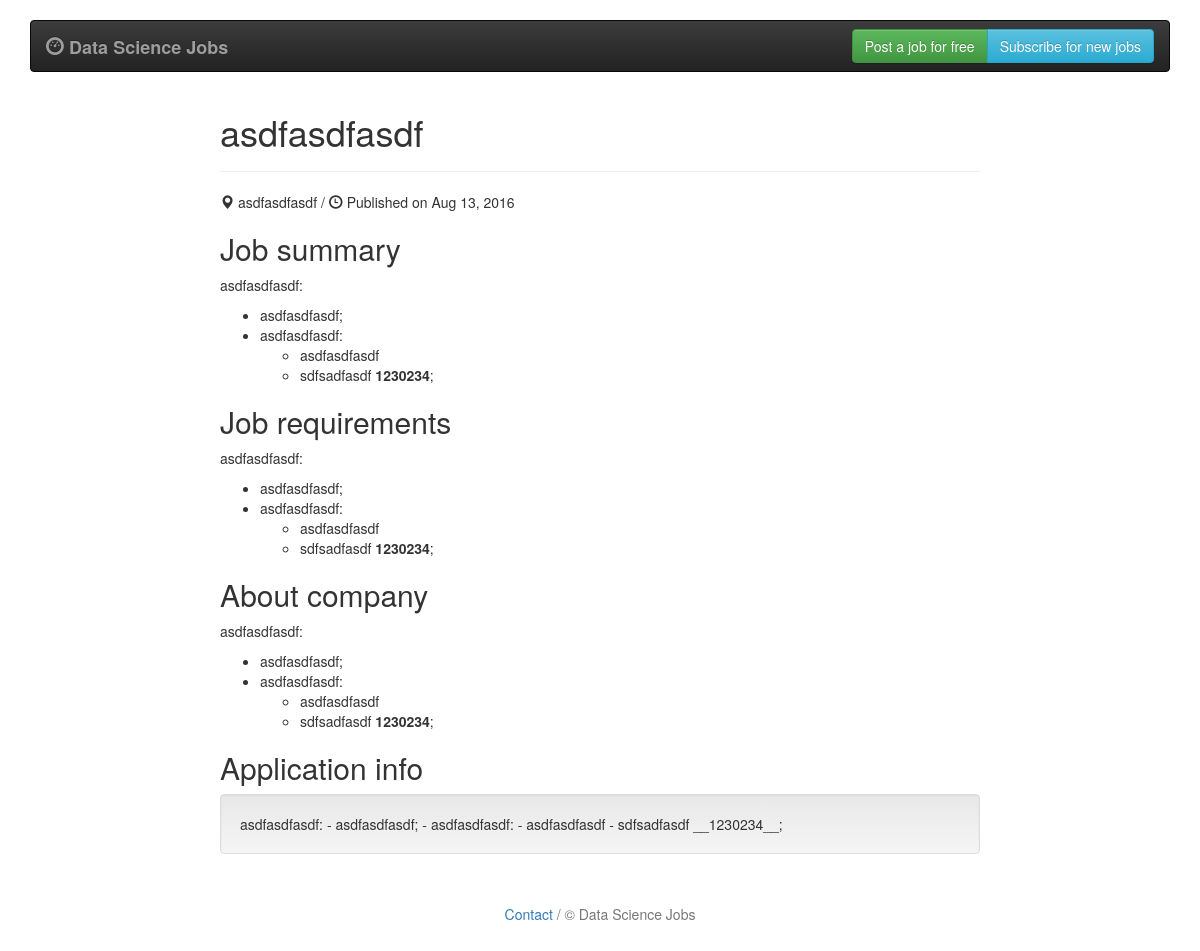
The page /job/9 on the database its author committed.
### dsj.py (models this page shows, shortened)
class Job(db.Model):
    id = db.Column(db.Integer, primary_key = True)
    create_date = db.Column(db.DateTime)
    publish_date = db.Column(db.DateTime)
    archive_date = db.Column(db.DateTime)
    status = db.Column(db.String(50))
    extended = db.Column(db.Boolean)
    highlighted = db.Column(db.Boolean)
    mailing_list = db.Column(db.Boolean)
    title = db.Column(db.String(100))
    company = db.Column(db.String(100))
    location = db.Column(db.String(50))
    company_link = db.Column(db.String(200))
    summary = db.Column(db.String(2000))
    requirements = db.Column(db.String(2000))
    about = db.Column(db.String(2000))
    apply_info = db.Column(db.String(200))
    contact_email = db.Column(db.String(120))
    contact_name = db.Column(db.String(120))

### dsj.py (the view)
@app.route('/job/<int:id>')
def job(id):
    job = Job.query.filter_by(id = id).first_or_404()
    if job:
        return render_template("job.html", job = job)
    else:
        abort(404)

### templates/job.html (shortened to what this page needs)
{% extends "base.html" %}
{% block content %}
<div class = "container-narrow">
    <div class = "page-header">
        <h1>{{ job.title }}</h1>
    </div>
    <span class="glyphicon glyphicon-map-marker" aria-hidden="true"></span> {{ job.location }} /
    <span class="glyphicon glyphicon-time" aria-hidden="true"></span> Published on {{ job.publish_date.strftime("%b %d, %Y") }}
    <h2>Job summary</h2>
    <p class = "text-justify">{{ job.summary | safe }}</p>
    <h2>Job requirements</h2>
    <p class = "text-justify">{{ job.requirements | safe }}</p>
    <h2>About company</h2>
    <p class = "text-justify">{{ job.about | safe }}</p>
    <h2>Application info</h2>
    <div class = well>
        {{ job.apply_info }}
    </div>
</div>
{% endblock %}

### static/style.css (style rules this page uses)
body { padding-top: 20px; padding-bottom: 20px; }
.container-narrow { margin: 0 auto; max-width: 760px; }

### rows shown on the page
Job: title "asdfasdfasdf", location "asdfasdfasdf", publish_date "Aug 13, 2016", summary "asdfasdfasdf: asdfasdfasdf; asdfasdfasdf: asdfasdfasdf sdfsadfasdf 1230234 ;", requirements "asdfasdfasdf: asdfasdfasdf; asdfasdfasdf: asdfasdfasdf sdfsadfasdf 1230234 ;", about "asdfasdfasdf: asdfasdfasdf; asdfasdfasdf: asdfasdfasdf sdfsadfasdf 1230234 ;", apply_info "asdfasdfasdf: - asdfasdfasdf; - asdfasdfasdf: - asdfasdfasdf - sdfsadfasdf __1230234__;"
